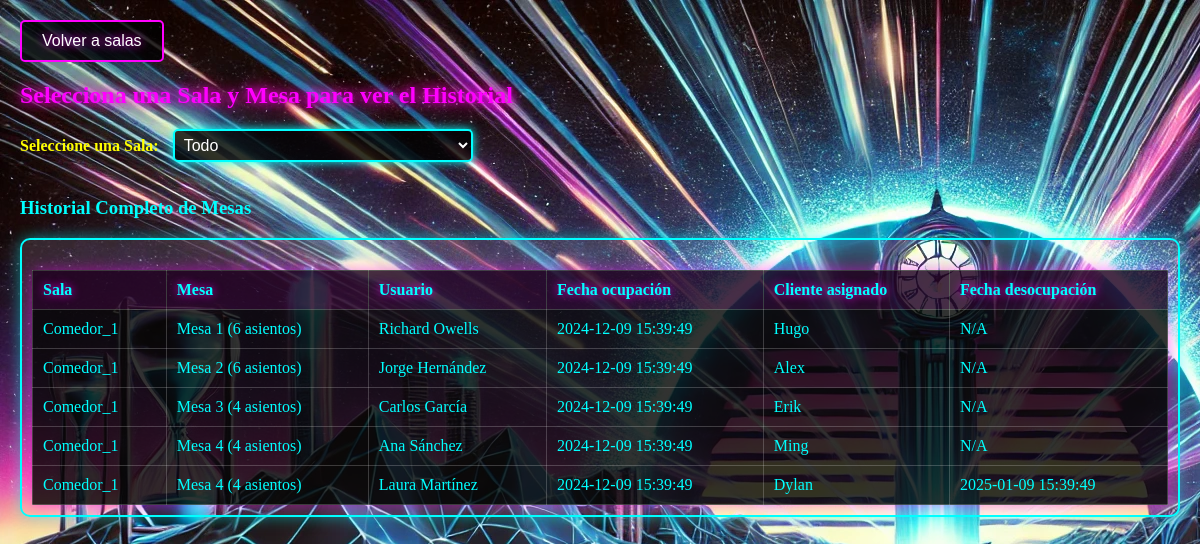
The page /Paginas/Camarero/historial.php (signed in) on the database its author committed.
### tables this page shows
CREATE TABLE ocupacion(
    id_ocupacion INT NOT NULL AUTO_INCREMENT PRIMARY KEY,
    fecha_C DATETIME NOT NULL,
    fecha_F DATETIME NULL,
    assigned_by INT NULL,
    assigned_to VARCHAR(30) NOT NULL,
    es_reserva BOOLEAN NOT NULL DEFAULT FALSE,
    id_mesa INT NOT NULL
);

CREATE TABLE tbl_salas(
    id_salas INT NOT NULL AUTO_INCREMENT PRIMARY KEY,
    name_sala VARCHAR(15) NOT NULL,
    tipo_sala INT NOT NULL,
    foto_sala VARCHAR(255) NULL
);

CREATE TABLE tbl_mesas(
    id_mesa INT NOT NULL AUTO_INCREMENT PRIMARY KEY,
    n_asientos INT NOT NULL,
    id_sala INT NULL
);

CREATE TABLE tbl_user(
    id_user INT NOT NULL AUTO_INCREMENT PRIMARY KEY,
    name VARCHAR(30) NOT NULL,
    surname VARCHAR(30) NOT NULL,
    username VARCHAR(30) NOT NULL,
    user_pwd CHAR(64) NOT NULL,
    rol_user INT NOT NULL
);

### Paginas/Camarero/historial.php (the view, shortened to what this page needs)
<?php
    require_once "../../Procesos/conection.php";
    $SalaSeleccionada = isset($_POST['room']) ? $_POST['room'] : null;
    $selectedTable = isset($_POST['table']) ? $_POST['table'] : null;
    $filterDate = isset($_POST['filter_date']) ? $_POST['filter_date'] : null;
    $filterUser = isset($_POST['filter_user']) ? $_POST['filter_user'] : null;
?>
<!DOCTYPE html>
<html lang="en">
<head>
    <link rel="stylesheet" href="../../CSS/estilos-historial.css">
</head>
<body>
    <a href="salas.php"><button class="back">Volver a salas</button></a>
    <h2>Selecciona una Sala y Mesa para ver el Historial</h2>
    <form method="post" action="historial.php">
        <label for="room">Seleccione una Sala:</label>
        <select name="room" id="room" onchange="this.form.submit()">
            <option value="">Todo</option>
        </select>
    </form>
    <?php if ($selectedTable): ?>
        <form method="post" action="historial.php">
            <input type="hidden" name="room" value="<?php echo $SalaSeleccionada; ?>">
            <input type="hidden" name="table" value="<?php echo $selectedTable; ?>">
            <label for="filter_date">Filtrar por Fecha:</label>
            <input type="date" name="filter_date" id="filter_date" value="<?php echo $filterDate; ?>" onchange="this.form.submit()">
            <label for="filter_user">Filtrar por Usuario:</label>
            <select name="filter_user" id="filter_user" onchange="this.form.submit()">
                <option value="">Todo</option>
                <?php
                $stmt_users = $conn->prepare("SELECT id_user, name, surname FROM tbl_user WHERE rol_user IN (2, 5)");
                $stmt_users->execute();
                $users = $stmt_users->fetchAll(PDO::FETCH_ASSOC);
                foreach ($users as $row) {
                    $selectedUser = ($filterUser == $row['id_user']) ? 'selected' : '';
                    echo "<option value='" . $row['id_user'] . "' $selectedUser>" . $row['name'] . " " . $row['surname'] . "</option>";
                }
                ?>
            </select>
        </form>
        <h3>Historial de Mesa <?php echo $selectedTable; ?></h3>
    <?php else: ?>
        <h3>Historial Completo de Mesas</h3>
    <?php endif; ?>
    <?php
        $sql = "
            SELECT o.fecha_C, o.fecha_F, u.name AS name_user, u.surname AS surname_user, o.assigned_to, m.id_mesa, m.n_asientos, s.name_sala
            FROM ocupacion o
            INNER JOIN tbl_user u ON o.assigned_by = u.id_user
            INNER JOIN tbl_mesas m ON o.id_mesa = m.id_mesa
            INNER JOIN tbl_salas s ON m.id_sala = s.id_salas
        ";
        $parametros = [];
        $stmt_history = $conn->prepare($sql);
        if (!empty($parametros)) {
            $stmt_history->execute($parametros);
        } else {
            $stmt_history->execute();
        }
        $result_history = $stmt_history->fetchAll(PDO::FETCH_ASSOC);
        if (count($result_history) > 0) {
            echo "<div class='historial'>";
                echo "<table border='1'>
                        <tr class'attr_tr'>
                            <th>Sala</th>
                            <th>Mesa</th>
                            <th>Usuario</th>
                            <th>Fecha ocupación</th>
                            <th>Cliente asignado</th>
                            <th>Fecha desocupación</th>
                        </tr>";
                foreach ($result_history as $row) {
                    echo "<tr>
                            <td>" . $row['name_sala'] . "</td>
                            <td>Mesa " . $row['id_mesa'] . " (" . $row['n_asientos'] . " asientos)</td>
                            <td>" . $row['name_user'] . " " . $row['surname_user'] . "</td>
                            <td>" . $row['fecha_C'] . "</td>
                            <td>" . $row['assigned_to'] . "</td>
                            <td>" . ($row['fecha_F'] ? $row['fecha_F'] : "N/A") . "</td>
                        </tr>";
                }
                echo "</table>";
            echo "</div>";
        } else {
            echo "<p>No hay historial disponible.</p>";
        }
    ?>
</body>
</html>

### CSS/estilos-historial.css (style rules this page uses)
body { font-family: 'Press Start 2P', cursive; background-image: url(../CSS/img/Fondo/e3617fb7-7db9-4c1d-abf6-f05a660bcdee.webp); color: #00ffff; margin: 0; padding: 20px; }
h2 { color: #ff00ff; margin-bottom: 20px; text-shadow: 0 0 10px #ff00ff, 0 0 20px #ff007f; }
.historial { overflow-y: auto; max-height: 480px; background: rgba(255, 255, 255, 0.1); padding: 10px; border: 2px solid #00ffff; border-radius: 10px; box-shadow: 0 0 15px rgba(0, 255, 255, 0.5); }
th { position: sticky; top: 0; background-color: rgba(0, 0, 0, 0.9); color: #00ffff; z-index: 2; box-shadow: 0 2px 10px rgba(0, 255, 255, 0.5); padding: 10px; text-align: left; text-shadow: 0 0 10px #00ffff; }
form { margin-bottom: 20px; }
label { font-weight: bold; margin-right: 10px; color: #FFFF00; }
select { padding: 5px; font-size: 16px; margin-bottom: 15px; width: 100%; max-width: 300px; color: #fff; background-color: rgba(0, 0, 0, 0.8); border: 2px solid #00ffff; border-radius: 5px; box-shadow: 0 0 10px #00ffff; }
table { width: 100%; border-collapse: collapse; margin-top: 20px; background-color: rgba(0, 0, 0, 0.8); box-shadow: 0 0 15px rgba(255, 0, 255, 0.5); }
table, th, td { border: 1px solid rgba(255, 255, 255, 0.2); padding: 10px; text-align: left; }
th { background-color: rgba(255, 0, 255, 0.1); font-weight: bold; text-shadow: 0 0 10px #ff00ff; }
td { color: #00ffff; }
.back { padding: 10px 20px; font-size: 16px; color: #fff; background-color: rgba(0, 0, 0, 0.8); border: 2px solid #ff00ff; border-radius: 5px; cursor: pointer; transition: background-color 0.3s, transform 0.2s; text-shadow: 0 0 10px #ff00ff; }

### rows shown on the page
ocupacion: tbl_salas.name_sala "Comedor_1", id_mesa.id_mesa "1", id_mesa.n_asientos "6", assigned_by.name "Richard", assigned_by.surname "Owells", fecha_C "2024-12-09 15:39:49", assigned_to "Hugo", shows "N/A"
ocupacion: tbl_salas.name_sala "Comedor_1", id_mesa.id_mesa "2", id_mesa.n_asientos "6", assigned_by.name "Jorge", assigned_by.surname "Hernández", fecha_C "2024-12-09 15:39:49", assigned_to "Alex", shows "N/A"
ocupacion: tbl_salas.name_sala "Comedor_1", id_mesa.id_mesa "3", id_mesa.n_asientos "4", assigned_by.name "Carlos", assigned_by.surname "García", fecha_C "2024-12-09 15:39:49", assigned_to "Erik", shows "N/A"
ocupacion: tbl_salas.name_sala "Comedor_1", id_mesa.id_mesa "4", id_mesa.n_asientos "4", assigned_by.name "Ana", assigned_by.surname "Sánchez", fecha_C "2024-12-09 15:39:49", assigned_to "Ming", shows "N/A"
ocupacion: tbl_salas.name_sala "Comedor_1", id_mesa.id_mesa "4", id_mesa.n_asientos "4", assigned_by.name "Laura", assigned_by.surname "Martínez", fecha_C "2024-12-09 15:39:49", assigned_to "Dylan", fecha_F "2025-01-09 15:39:49"
